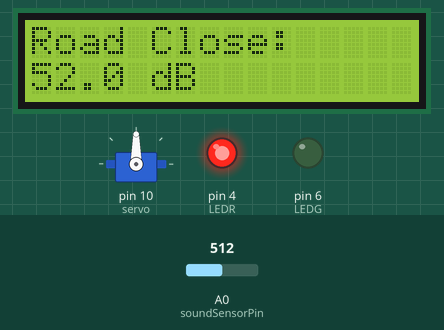
Simulated run of this sketch. Board: Arduino Uno, built with avr-gcc and run on an emulated ATmega328P. Shown: 16×2 character LCD, servo, output pins drawn as LEDs (lit = HIGH). The inputs (shaded band) are chosen by the test bench; at power-on: A0 (soundSensorPin) = 512. What the sketch prints to the serial monitor is not drawn.

Above: at 1.2 s.
1.3 s: A0 (soundSensorPin) set to 81
At 15.2 s:
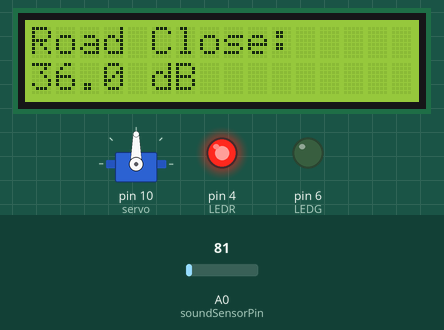
15.3 s: A0 (soundSensorPin) set to 66
26.5 s: A0 (soundSensorPin) set to 0
At 30.5 s:
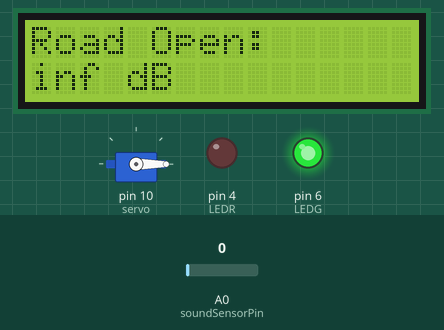
37.7 s: A0 (soundSensorPin) set to 45
At 46.3 s:
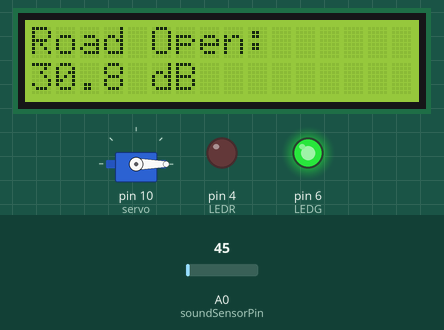
Timing chart, 0 to 61.7 s (numbered marks = the images above; inputs shaded):
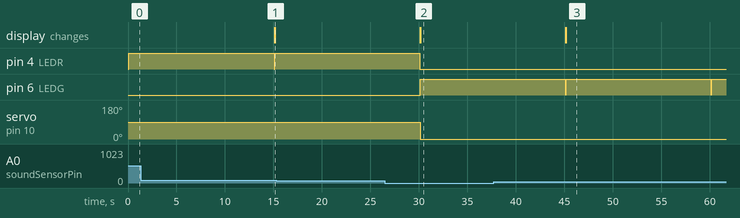

Measured:
- after the input at 1.3 s, the display: changes after 13.8 s (image 1)
- after the input at 15.3 s, every drawn part: stays the same
- after the input at 26.5 s, the display: changes after 3.6 s (image 2)
- after the input at 37.7 s, the display: changes after 7.5 s (image 3)
- by itself, pin 6 (LEDG): alternates HIGH for 15.0 s and LOW for 0.02 s

The sketch:

Sound_Pollutin_and_Traffic_Management.ino
```cpp
#include <Wire.h>
#include <LiquidCrystal_I2C.h>
#include <Servo.h>

LiquidCrystal_I2C lcd(0x27, 16, 2); // Change the address to match your I2C address

const int soundSensorPin = A0;
const int LEDR = 4;
const int LEDG = 6;
Servo servo;

void setup() {
  Serial.begin(9600);
  lcd.begin();
  lcd.backlight();
  servo.attach(10);
  pinMode(LEDR, OUTPUT);
  pinMode(LEDG, OUTPUT);
}

void servomotorclose(){
  digitalWrite(LEDR, HIGH);
  servo.write(90);
  delay(15000);
  digitalWrite(LEDR, LOW);
}

void servomotoropen(){
  digitalWrite(LEDG, HIGH);
  servo.write(0);
  delay(15000);
  digitalWrite(LEDG, LOW);
}

void loop() {
  int sensorValue = analogRead(soundSensorPin);
  float voltage = sensorValue * (5.0 / 1023.0); // Convert sensor value to voltage
  float dB = 20 * log10(voltage / 0.00631);    // Convert voltage to decibels (0.00631 is the voltage for 1 Pascal in air)

  // Print decibels to serial monitor
  Serial.print("Sound Level (dB): ");
  Serial.println(dB);

  if(dB>=35.0){
    lcd.clear();
    lcd.setCursor(0, 0);
    lcd.print("Road Close:");
    lcd.setCursor(0, 1);
    lcd.print(dB, 1); // Print decibels with 1 decimal place
    lcd.print(" dB");
    servomotorclose();
  }
  if(dB<35.0){
    lcd.clear();
    lcd.setCursor(0, 0);
    lcd.print("Road Open:");
    lcd.setCursor(0, 1);
    lcd.print(dB, 1); // Print decibels with 1 decimal place
    lcd.print(" dB");
    servomotoropen();
  }

  // Display decibels on LCD
   // Delay for stability
}
```
